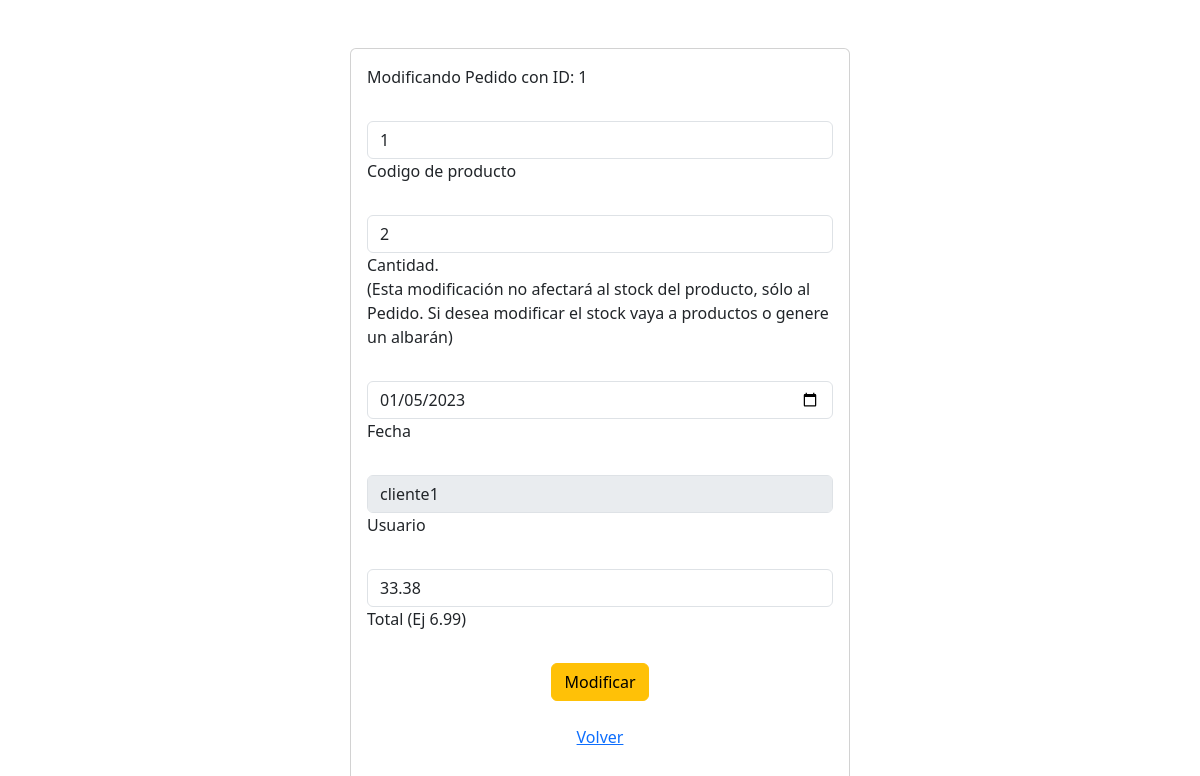
The page /ProyectoTarea17/paginas/modificarPedido.php?id=1 (signed in) on the database its author committed.
### tables this page shows
CREATE TABLE IF NOT EXISTS PEDIDO (
    Id INT AUTO_INCREMENT PRIMARY KEY,
    cod_producto INT,
    cantidad INT,
    fecha DATE,
    usuario VARCHAR(15),
    total DECIMAL(10,2),
    activo BOOLEAN DEFAULT true,
    FOREIGN KEY (cod_producto) REFERENCES PRODUCTO(codigo),
    FOREIGN KEY (usuario) REFERENCES USUARIO(user)
);

### ProyectoTarea17/sesion/validaciones.php (called while the page is built, shortened)
<?php
require_once '../BBDD/funciones.php';
function registrar()
{
    return false;
}
?>

### ProyectoTarea17/BBDD/funciones.php (called while the page is built, shortened)
<?php
function getPedido($id){
    $DSN = 'mysql:host='.IP.';dbname='.BD;
    try {
        $con = new PDO($DSN,USER,PASS);
        $sql = "SELECT * FROM PEDIDO WHERE Id = :id AND activo = true";
        $stmt = $con->prepare($sql);
        $stmt->bindParam(':id',$id);
        $stmt->execute();
        $pedido = $stmt->fetch(PDO::FETCH_ASSOC);
        return $pedido;
    } catch (PDOException $e) {
        echo $e->getMessage();
    } finally{
        unset($con);
    }
}
?>

### ProyectoTarea17/paginas/modificarPedido.php (the view, shortened to what this page needs)
<?php
require '../sesion/validaciones.php';
require_once '../BBDD/funciones.php';
$errores = array ();
if (registrar() && validaPedido($errores)) {
    modificarPedido($_REQUEST['id'], $_REQUEST['producto'], $_REQUEST['cantidad'], $_REQUEST['fecha'], $_REQUEST['usuario'], $_REQUEST['total']);
    echo '<p> Pedido modificado correctamente... Redirigiendo a pedidos </p>';
    ?>
<script>
    setTimeout(function() {
        window.location.href = "/ProyectoTarea17/paginas/administrarPedidos.php";
    }, 3000); // 3000 milisegundos = 3 segundos
</script>
<?php
}else{
    $pedido = getPedido($_REQUEST['id']);
?>
<!DOCTYPE html>
<html lang="es">
<head>
    <link rel="stylesheet" href="../css/style.css">
    <link href="https://cdn.jsdelivr.net/npm/bootstrap@5.3.2/dist/css/bootstrap.min.css" rel="stylesheet"
>
</head>
<body>
    <div class="container col-md-6 col-xl-5 col-xxl-4 card p-3 mt-5  ">
        <form action="" method="post">
            <div class="form-outline mb-4">
                <label class="form-label">Modificando Pedido con ID: <?php echo $pedido['Id']; ?> </label>
            </div>
            <div class="form-outline mb-4">
                <input type="number" id="producto" class="form-control" name="producto" value= '<?php echo $pedido['cod_producto']; ?>' />
                <label class="form-label" for="producto">Codigo de producto</label>
            </div>
            <div class="form-outline mb-4">
                <input type="number" id="cantidad" class="form-control" name="cantidad" value= '<?php echo $pedido['cantidad']; ?>'/>
                <label class="form-label" for="cantidad">Cantidad. <br> (Esta modificación no afectará al stock del producto, sólo al Pedido. Si desea modificar el stock vaya a productos o genere un albarán)</label>
            </div>
            <div class="form-outline mb-4">
                <input type="date" id="fecha" class="form-control" name="fecha" value= '<?php echo $pedido['fecha']; ?>' />
                <label class="form-label" for="fecha">Fecha</label>
            </div>
            <div class="form-outline mb-4">
                <input type="text" id="usuario1" class="form-control"  value= '<?php echo $pedido['usuario']; ?>' disabled />
                <label class="form-label" for="usuario1">Usuario</label>
            </div>
            <div class="form-outline mb-4">
                <input type="text" id="total" class="form-control" name="total" value= '<?php echo $pedido['total']; ?>' pattern="\d+(\.\d{1,2})?"/>
                <label class="form-label" for="total">Total (Ej 6.99)</label>
            </div>
            <div class="text-center">
                <button type="submit" class="btn btn-warning  btn-block mb-4" name="registro">Modificar</button>
                <p><a href="/ProyectoTarea17/paginas/administrarPedidos.php">Volver</a></p>
        </form>
    </div>
</body>
</html>
<?php
}
?>

### ProyectoTarea17/css/style.css (style rules this page uses)
body { background-color: #f5f5f5; padding: 0; display: flex; min-height: 100vh; flex-direction: column; }

### rows shown on the page
pedido: Id "1", producto "1", cantidad "2", fecha "01/05/2023", usuario "cliente1", total "33.38"
